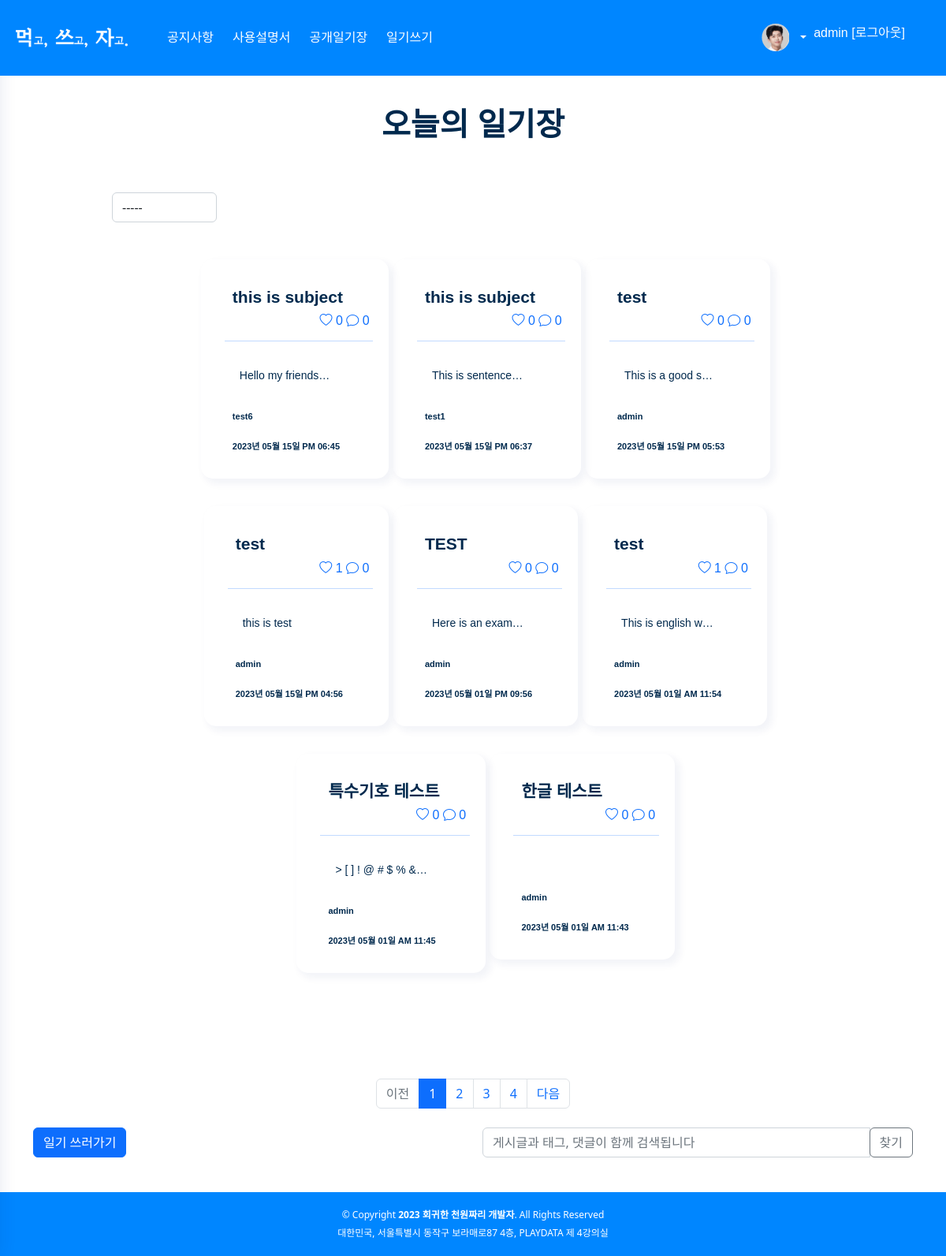
The page /diary/list/ (signed in) on the database its author committed.
### pybo/models.py (models this page shows, shortened)
class User(db.Model):
    id = db.Column(db.Integer, primary_key = True)
    username = db.Column(db.String(10), unique=True, nullable = False)
    password = db.Column(db.String(12), nullable=False)
    email = db.Column(db.String(120), unique=True, nullable=False)
    nickname = db.Column(db.String(20), nullable=False)
    name = db.Column(db.String(20), nullable=False)
    dayofbirth = db.Column(db.String(8), nullable=False)
    is_active = db.Column(db.Boolean(), default=True) # is_active 속성

class Diary(db.Model):
    id = db.Column(db.Integer, primary_key=True)
    subject = db.Column(db.String(100), nullable=False)
    content = db.Column(db.Text(), nullable=False)
    create_date= db.Column(db.DateTime(), nullable=False)
    user_id = db.Column(db.Integer, db.ForeignKey('user.id', ondelete='SET NULL'), nullable=True)
    user = db.relationship('User', backref = db.backref('diary_set'))
    modify_date = db.Column(db.DateTime(), nullable=True)
    tags = db.Column(db.String(400), nullable=True)
    voter = db.relationship('User', secondary=diary_voter, backref=db.backref('diary_voter_set')) # 추천인
    vote_count = db.Column(db.Integer, default=0, nullable=True)

### pybo/views/diary_views.py (the view, shortened to what this page needs)
@bp.route('/list/')
def _list():
    page = request.args.get('page', type=int, default = 1) # 페이지 기능
    kw = request.args.get('kw', type=str, default='') # 검색 기능
    so = request.args.get('so', type=str, default='')
    diary_list = Diary.query.order_by(Diary.create_date.desc())
    if so == 'recommend':
        sub_query = db.session.query(diary_voter.c.diary_id, func.count('*').label('num_voter'))\
            .group_by(diary_voter.c.diary_id).subquery()
        diary_list = Diary.query \
            .outerjoin(sub_query, Diary.id == sub_query.c.diary_id) \
            .order_by(sub_query.c.num_voter.desc(), Diary.create_date.desc())
    elif so == 'comment':
        sub_query = db.session.query(Answer.diary_id, func.count('*').label('num_answer')) \
            .group_by(Answer.diary_id).subquery()
        diary_list = Diary.query \
            .outerjoin(sub_query, Diary.id == sub_query.c.diary_id) \
            .order_by(sub_query.c.num_answer.desc(), Diary.create_date.desc())
    elif so == 'old':
        diary_list = Diary.query.order_by(Diary.create_date.asc())
    else:
        diary_list = Diary.query.order_by(Diary.create_date.desc())
    diary_list = diary_list.paginate(page=page, per_page=8)
    return render_template('diary/diary_list.html', diary_list=diary_list, page=page, kw=kw)

### pybo/filter.py (called while the page is built)
def format_datetime(value, fmt="%Y년 %m월 %d일 %p %I:%M"):
    return value.strftime(fmt)

### pybo/views/auth_views.py (called while the page is built)
@bp.before_app_request
def load_logged_in_user():
    user_id = session.get('user_id')
    if user_id is None:
        g.user = None
    else:
        g.user = User.query.get(user_id)

### pybo/templates/diary/diary_list.html (shortened to what this page needs)
{% extends 'base.html' %}
{% block content %}
<main id="main" class="main">
<section class="d-flex flex-column py-4">
  <div class="sharedcard-pagetitle">
      <h1>오늘의 일기장</h1>
  </div>
  <div class="diary-list">
  <div class="container my-3">
    <div class="row justify-content-between my-3">
      <div class="col-2">
        <select class="form-control so">
          <option value="">-----</option>
        </select>
      </div>
    </div>
  </div>
  <br><br>
    {% if diary_list %}
    {% for diary in diary_list.items %}
    <a href="{{ url_for('diary.detail', diary_id=diary.id) }}">
     <div class="sharedcard">
       <h1 class="sharedcard-header pb-0">
         {{ diary.subject }}
         </h1>
       <div style="text-align:right;"><h6><i class="bi bi-heart"></i>&nbsp{{ diary.voter|length }}
         <i class="bi bi-chat"></i>&nbsp{{ diary.answer_set|length }}&nbsp</h6>
         </div>
          <hr>
       <h2 class="sharedcard-body">{{ diary.content }}</h2>
       <h3 class="sharedcard-footer">{{ diary.user.username }}</h3>
       <h9 class="sharedcard-footer">{{ diary.create_date|datetime }}
         </h9>
      </div>
      {% endfor %}
     </a>
     </div>
    </section>
  {% endif %}
<ul class="pagination justify-content-center">
  {% if diary_list.has_prev %}
  <li class="page-item">
    <a class="page-link" data-page="{{ diary_list.prev_num }}" href="javascript:void(0)">이전</a>
  </li>
  {% else %}
  <li class="page-item disabled">
    <a class="page-link" tabindex="-1" area-disabled="true" href="javascript:void(0)">이전</a>
  </li>
  {% endif %}
  {% for page_num in diary_list.iter_pages() %}
  {% if page_num %}
  {% if page_num != diary_list.page %}
  <li class="page-item">
    <a class="page-link" data-page="{{ page_num }}" href="javascript:void(0)">{{ page_num }}</a>
  </li>
  {% else %}
  <li class="page-item active" aria-current="page">
    <a class="page-link" href="javascript:void(0)">{{ page_num }}</a>
  </li>
  {% endif %}
  {% else %}
  <li class="disabled">
    <a class="page-link" href="javascript:void(0)">...</a>
  </li>
  {% endif %}
  {% endfor %}
  {% if diary_list.has_next %}
  <li class="page-item">
    <a class="page-link" data-page="{{ diary_list.next_num }}" href="javascript:void(0)">다음</a>
  </li>
  {% else %}
  <li class="page-item disabled">
    <a class="page-link" tabindex="-1" aria-disabled="true" href="javascript:void(0)">다음</a>
  </li>
  {% endif %}
</ul>
<div class="container">
<div class="row my-4">
  <div class="col-6">
    <a href="{{ url_for('diary.create') }}" class = "btn btn-primary">일기 쓰러가기</a>
  </div>
  <div class="col-6">
    <div class="input-group">
       <input type="text" id="search_kw" class="form-control" value="{{ kw or '' }}" placeholder="게시글과 태그, 댓글이 함께 검색됩니다">
         <div class="input-group-append">
           <button class="btn btn-outline-secondary" type="button" id="btn_search">찾기</button>
         </div>
    </div>
  </div>
</div>
</div>
</main>
{% endblock %}

### pybo/templates/base.html (shortened to what this page needs)
<!DOCTYPE html>
<html lang="en">
<head>
  <link href="{{ url_for('static', filename= 'assets/vendor/bootstrap/css/bootstrap.min.css') }}" rel="stylesheet">
  <link href="{{ url_for('static', filename= 'assets/vendor/bootstrap-icons/bootstrap-icons.css') }}" rel="stylesheet">
  <link href="{{ url_for ('static', filename= 'assets/vendor/boxicons/css/boxicons.min.css') }}" rel="stylesheet">
  <link href="{{ url_for ('static', filename= 'assets/vendor/quill/quill.snow.css') }}" rel="stylesheet">
  <link href="{{ url_for ('static', filename= 'assets/vendor/quill/quill.bubble.css') }}" rel="stylesheet">
  <link href="{{ url_for ('static', filename= 'assets/vendor/remixicon/remixicon.css') }}" rel="stylesheet">
  <link href="{{ url_for ('static', filename= 'assets/vendor/simple-datatables/style.css') }}" rel="stylesheet">
  <link rel="stylesheet" href="//cdn.jsdelivr.net/npm/xeicon@2.3.3/xeicon.min.css">
  <link rel="stylesheet" href="{{ url_for('static', filename='style.css') }}">
  <link rel="stylesheet" href="{{ url_for('static', filename='bootstrap.min.css') }}">
  </head>
<body>
{% include "header.html" %}
{% block content %}
{% endblock %}
  <footer id="footer" class="footer">
    <div class="copyright">
      &copy; Copyright <strong><span>2023 회귀한 천원짜리 개발자</span></strong>. All Rights Reserved
    </div>
    <div class="credits">
      대한민국, 서울특별시 동작구 보라매로87 4층, PLAYDATA 제 4강의실
    </div>
  </footer>
</body>
</html>

### pybo/templates/header.html (shortened to what this page needs)
  <header  class="header fixed-top d-flex align-items-center">
    <a href="/" class="logo d-flex align-items-center">
      <img src="{{ url_for('static', filename= 'assets/img/logo2.png') }}" alt="logo">
    </a>
    <li class="nav-link">
      <a class="nav-link" href="{{ url_for('notice.noticelist') }}">
        <span class="d-none d-lg-block">공지사항</span>
      </a>
    </li>
    <li class="nav-link">
      <a class="nav-link" href="{{ url_for('diary.instruction') }}">
        <span class="d-none d-lg-block">사용설명서</span>
      </a>
    </li>
    <li class="nav-link">
      <a class="nav-link" href="{{ url_for('diary._list') }}">
        <span class="d-none d-lg-block">공개일기장</span>
      </a>
    </li>
    <li class="nav-link">
      <a class="nav-link" href="{{ url_for('diary.create') }}">
        <span class="d-none d-lg-block">일기쓰기</span>
      </a>
    </li>
          <nav class="header-nav ms-auto">
          <ul class="d-flex align-items-right">
          <li class="nav-item dropdown pe-3">
          {% if g.user %}
            <div class="d-flex align-items-right">
            <a class="nav-link nav-profile d-flex align-items-center pe-0" href="#" data-bs-toggle="dropdown">
              <img src="{{ url_for('static', filename= 'assets/img/profile-img.jpg') }}"
                   alt="Profile" class="rounded-circle">
              <span class="d-none d-md-block dropdown-toggle ps-2">
                <a class="nav-link" href="{{ url_for('auth.logout') }}">{{ g.user.username }} [로그아웃] </a>
              </span>
            {% endif %}
      </ul>
    </nav>
  </header>

### pybo/static/style.css (style rules this page uses)
:root { scroll-behavior: smooth; }
body { margin : 2% ; font-family: 'Noto Sans KR', sans-serif; background: #ffffff; color: #060606; }
a { color: #121212; text-decoration: none; }
h1, h2, h3, h4, h5, h6 { font-family: 'Noto Sans KR', sans-serif; }
.nav-link { font-size : 100%; margin-right: 6px; margin-left: 6px; font-family: 'Noto Sans KR', sans-serif; }
#main { margin-top: 60px; padding: 20px 20px; transition: all 0.3s; }
.sharedcard { margin: 15px 15px 20px 19px; border: #bfc5d0; width: calc(105% - 18px); border-radius: 15px; box-shadow: 5px 5px 10px 2px rgba(1, 42, 112, 0.05); font-family: 'Noto Sans KR', sans-serif; flex-direction: row; padding: 25px 20px 30px 30px; }
.sharedcard-pagetitle h1 { font-size: 40px; margin: 30px 0 0 0; font-weight: 600; color: #00294d; text-align: center; }
.sharedcard-header { font-size: 21px; font-weight: 600; color: #00294d; padding: 10px; white-space: nowrap; overflow: hidden; text-overflow: ellipsis; max-width: 20ch; }
.sharedcard-body { font-size: 14px; font-weight: 400; color: #00294d; padding: 19px; white-space: nowrap; overflow: hidden; text-overflow: ellipsis; max-width: 20ch; }
.sharedcard-footer { font-size: 11px; font-weight: 600; color: #00294d; padding: 10px; flex-direction: row; }
.diary-list { display: flex; flex-direction: row; flex-wrap: wrap; justify-content : center; padding : 30px 110px 90px 110px }
.diary-list a { text-decoration: none; }
.logo { line-height: 1; }
@media (min-width: 1200px) { .logo { width: 180px; } }
.logo img { max-height: 25px; margin-right: 15px; }
.header { transition: all 0.5s; z-index: 997; height: 6%; background-color: #0086ff; padding: 20px; color : #ffffff; }
.header-nav ul { list-style: none; }
.header-nav>ul { margin: 0; padding: 0; padding-right:10px; }
.header-nav .nav-profile { color: #ffffff; }
.header-nav .nav-profile img { padding-left : 2.5%; padding-right : 2.5%; max-height: 35px; }
.header-nav .nav-profile span { font-size: 16px; font-weight: 600; }
@media (min-width: 1200px) { #main, #footer { margin-left: 300px; } }
@media (min-width: 1200px) { .toggle-sidebar #main, .toggle-sidebar #footer { margin-left: 0; } }
.footer { padding: 20px; font-size: 12px; transition: all 0.3s; background-color: #0086ff; }
.footer .copyright { text-align: center; color: #ffffff; }
.footer .credits { padding-top: 5px; text-align: center; font-size: 12px; color: #ffffff; }

### rows shown on the page
User: user.username "admin"
Diary: subject "this is subject", voter|length "0", answer_set|length "0", content "Hello my friends…", user.username "test6", create_date "2023년 05월 15일 PM 06:45"
Diary: subject "this is subject", voter|length "0", answer_set|length "0", content "This is sentence…", user.username "test1", create_date "2023년 05월 15일 PM 06:37"
Diary: subject "test", voter|length "0", answer_set|length "0", content "This is a good s…", user.username "admin", create_date "2023년 05월 15일 PM 05:53"
Diary: subject "test", voter|length "1", answer_set|length "0", content "this is test", user.username "admin", create_date "2023년 05월 15일 PM 04:56"
Diary: subject "TEST", voter|length "0", answer_set|length "0", content "Here is an exam…", user.username "admin", create_date "2023년 05월 01일 PM 09:56"
Diary: subject "test", voter|length "1", answer_set|length "0", content "This is english w…", user.username "admin", create_date "2023년 05월 01일 AM 11:54"
Diary: subject "특수기호 테스트", voter|length "0", answer_set|length "0", content "> [ ] ! @ # $ % &…", user.username "admin", create_date "2023년 05월 01일 AM 11:45"
Diary: subject "한글 테스트", voter|length "0", answer_set|length "0", user.username "admin", create_date "2023년 05월 01일 AM 11:43"

### other values the page prints
{{ page_num }} "1"
{{ page_num }} "2" "3" "4"
